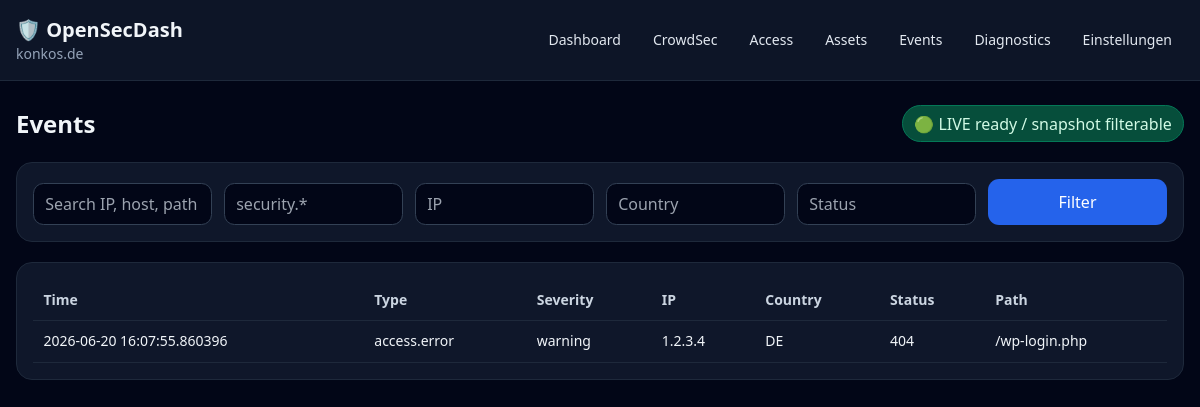
The app's page /events with its own data.
### app/models/settings.py (models this page shows)
class Setting(Base):
    __tablename__ = "settings"
    id: Mapped[int] = mapped_column(primary_key=True)
    key: Mapped[str] = mapped_column(
        String(100),
        unique=True,
        index=True,
    )
    value: Mapped[str] = mapped_column(
        String(5000)
    )

### app/models/events.py (models this page shows)
class Event(Base):
    __tablename__ = "events"
    __table_args__ = (
        Index("ix_events_event_type_time", "event_type", "event_time"),
    )
    id: Mapped[int] = mapped_column(primary_key=True)
    timestamp: Mapped[datetime] = mapped_column(DateTime, default=datetime.utcnow)
    created_at: Mapped[datetime] = mapped_column(DateTime, default=datetime.utcnow, index=True)
    event_time: Mapped[datetime] = mapped_column(DateTime, default=datetime.utcnow, index=True)
    source: Mapped[str] = mapped_column(String(100), default="manual", index=True)
    source_id: Mapped[str | None] = mapped_column(String(100), nullable=True, index=True)
    plugin: Mapped[str] = mapped_column(String(100), default="core", index=True)
    plugin_id: Mapped[str | None] = mapped_column(String(100), nullable=True, index=True)
    event_type: Mapped[str] = mapped_column(String(80), index=True)
    severity: Mapped[str] = mapped_column(String(20), default="info", index=True)
    ip: Mapped[str | None] = mapped_column(String(64), nullable=True, index=True)
    country: Mapped[str | None] = mapped_column(String(8), nullable=True, index=True)
    asn: Mapped[str | None] = mapped_column(String(32), nullable=True)
    hostname: Mapped[str | None] = mapped_column(String(255), nullable=True, index=True)
    asset_id: Mapped[int | None] = mapped_column(nullable=True, index=True)
    method: Mapped[str | None] = mapped_column(String(16), nullable=True)
    path: Mapped[str | None] = mapped_column(String(2048), nullable=True, index=True)
    status_code: Mapped[int | None] = mapped_column(nullable=True, index=True)
    data_json: Mapped[dict | None] = mapped_column(JSON, nullable=True)
    raw_data: Mapped[str | None] = mapped_column(Text, nullable=True)
    retention_class: Mapped[str] = mapped_column(String(20), default="raw")

### app/api/pages.py (the view)
@router.get("/events")
def events_page(
    request: Request,
    event_type: str | None = None,
    ip: str | None = None,
    country: str | None = None,
    status_code: int | None = None,
    path: str | None = None,
    q: str | None = None,
    db: Session = Depends(get_db),
):
    filters = {"event_type": event_type, "ip": ip, "country": country, "status_code": status_code, "path": path, "q": q}
    events = apply_event_filters(db.query(Event), filters).order_by(Event.event_time.desc()).limit(200).all()
    return render(request, db, "events.html", events=events, filters=filters, live_default=get_setting_value(db, "live_default", "true"))

### app/templates/events.html (shortened to what this page needs)
{% extends "base.html" %}
{% block content %}
  <div class="flex flex-col md:flex-row md:items-center justify-between gap-4 mb-5">
    <h2 class="text-2xl font-semibold">{{ t("events.title") }}</h2>
    <span class="badge">🟢 LIVE ready / snapshot filterable</span>
  </div>
  <form class="card grid grid-cols-1 md:grid-cols-6 gap-3 mb-5" method="get">
    <input class="input" name="q" value="{{ filters.q or '' }}" placeholder="Search IP, host, path">
    <input class="input" name="event_type" value="{{ filters.event_type or '' }}" placeholder="security.*">
    <input class="input" name="ip" value="{{ filters.ip or '' }}" placeholder="IP">
    <input class="input" name="country" value="{{ filters.country or '' }}" placeholder="Country">
    <input class="input" name="status_code" value="{{ filters.status_code or '' }}" placeholder="Status">
    <button class="btn" type="submit">Filter</button>
  </form>
  <div class="hidden md:block card overflow-x-auto">
    <table class="w-full text-sm">
      <thead>
        <tr>
          <th>Time</th>
          <th>Type</th>
          <th>Severity</th>
          <th>IP</th>
          <th>Country</th>
          <th>Status</th>
          <th>Path</th>
        </tr>
      </thead>
      <tbody>
        {% for event in events %}
          <tr>
            <td>{{ event.event_time }}</td>
            <td>{{ event.event_type }}</td>
            <td>{{ event.severity }}</td>
            <td>
              {% if event.ip %}
                <a href="/ip/{{ event.ip }}">{{ event.ip }}</a>
              {% else %}
                -
              {% endif %}
            </td>
            <td>{{ event.country or '-' }}</td>
            <td>{{ event.status_code or '-' }}</td>
            <td>{{ event.path or '-' }}</td>
          </tr>
        {% else %}
          <tr>
            <td colspan="7">{{ t("events.empty") }}</td>
          </tr>
        {% endfor %}
      </tbody>
    </table>
  </div>
{% endblock %}

### app/templates/base.html (shortened to what this page needs)
<!doctype html>
<html lang="{{ language }}" x-data="{menu:false}">
    <head>
        <script src="https://cdn.tailwindcss.com"></script>
        <link rel="stylesheet" href="/static/css/app.css">
    </head>
    <body class="bg-slate-950 text-slate-100 min-h-screen">
        <header class="border-b border-slate-800 bg-slate-900/90 sticky top-0 z-10">
            <div class="max-w-7xl mx-auto px-4 py-4 flex items-center justify-between gap-4">
                <a href="/" class="flex flex-col">
                    <span class="text-xl font-bold">🛡 {{ t("app.name") }}</span>
                    <span class="text-sm text-slate-400">{{ domain or "local instance" }}</span>
                </a>
                <nav class="hidden md:flex gap-2 text-sm">
                    <a class="nav" href="/">{{ t("nav.dashboard") }}</a>
                    <a class="nav" href="/crowdsec">CrowdSec</a>
                    <a class="nav" href="/access">Access</a>
                    <a class="nav" href="/assets">{{ t("nav.assets") }}</a>
                    <a class="nav" href="/events">{{ t("nav.events") }}</a>
                    <a class="nav" href="/diagnostics">Diagnostics</a>
                    <a class="nav" href="/settings">{{ t("nav.settings") }}</a>
                </nav>
            </div>
        </header>
        <main class="max-w-7xl mx-auto px-4 py-6">
            {% block content %}{% endblock %}
        </main>
    </body>
</html>

### app/static/css/app.css (style rules this page uses)
a { color: #93c5fd; }
th { color: #cbd5e1; font-weight: 600; text-align: left; }
td, th { border-bottom: 1px solid rgb(30 41 59); padding: .65rem; vertical-align: top; }
.nav { border-radius: .6rem; color: #e2e8f0; padding: .5rem .75rem; }
.card { background: rgb(15 23 42); border: 1px solid rgb(30 41 59); border-radius: 1rem; padding: 1rem; }
.btn, .btn-small { background: #2563eb; border-radius: .7rem; color: white; display: inline-flex; min-height: 2.5rem; align-items: center; justify-content: center; padding: .55rem .9rem; }
.input { background: #020617; border: 1px solid #334155; border-radius: .65rem; color: #f8fafc; margin-top: .25rem; min-height: 2.5rem; padding: .5rem .7rem; width: 100%; }
.badge { background: #064e3b; border: 1px solid #047857; border-radius: 999px; color: #d1fae5; padding: .35rem .7rem; }

### records on screen
Setting: value "konkos.de"
Event: event_time "2026-06-20 16:07:55.860396", event_type "access.error", severity "warning", ip "1.2.3.4", country "DE", status_code "404", path "/wp-login.php"

### other values on screen
{{ t("app.name") }} "OpenSecDash"
{{ t("nav.dashboard") }} "Dashboard"
{{ t("nav.assets") }} "Assets"
{{ t("nav.events") }} "Events"
{{ t("nav.settings") }} "Einstellungen"
{{ t("events.title") }} "Events"
